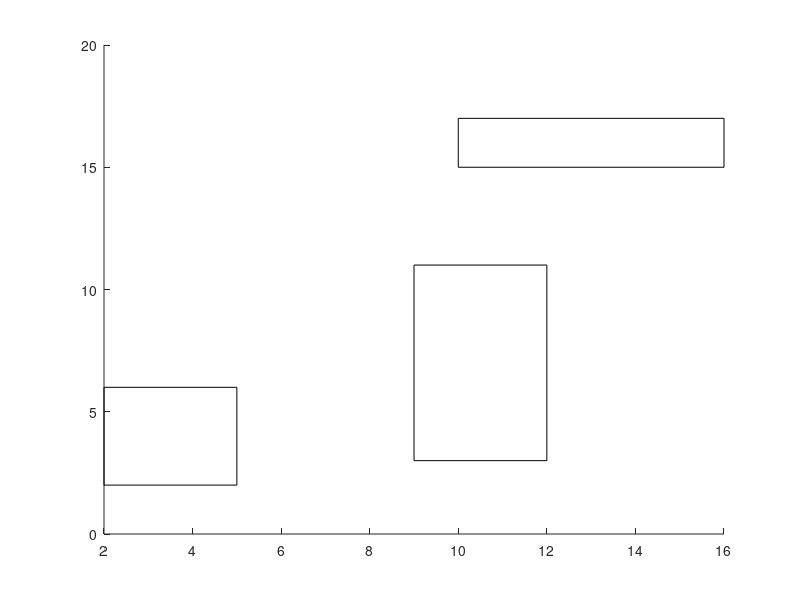

Recreate this plot in MATLAB.
% function to draw rectangles as obstacles
function []= drawObstacles()
    rectangle('Position',[2 2 3 4])
    rectangle('Position',[9 3 3 8])
    rectangle('Position',[10 15 6 2])
%     hold on;
end